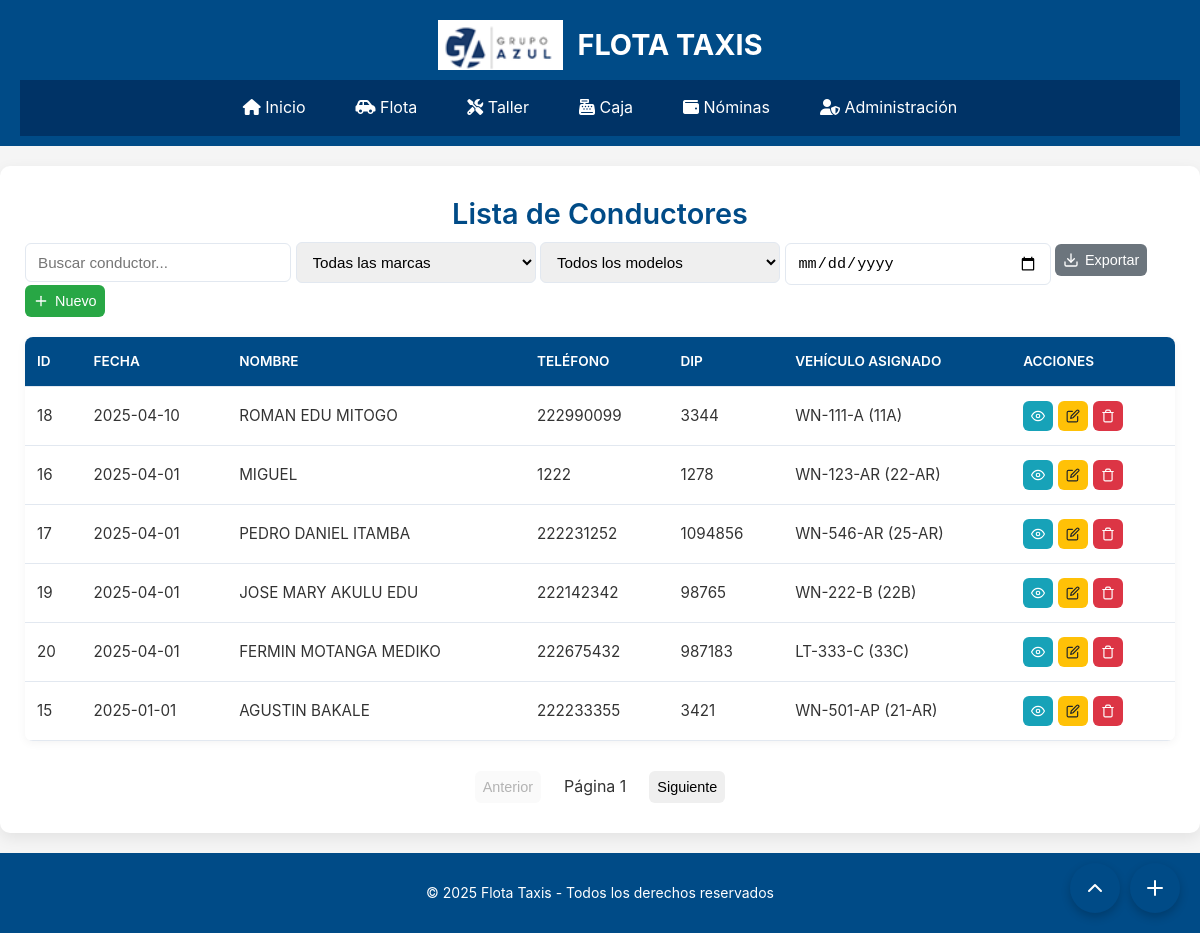
Screenshot of /modules/conductores/conductores-editando.php with the database file from the repository.
### tables this page shows
CREATE TABLE `conductores` (
  `id` int(11) NOT NULL,
  `nombre` varchar(100) NOT NULL,
  `telefono` varchar(20) NOT NULL,
  `dip` varchar(20) NOT NULL,
  `vehiculo_id` int(11) DEFAULT NULL,
  `estado` enum('Activo','Inactivo') NOT NULL DEFAULT 'Activo',
  `ingreso_dia_obligatorio` int(11) NOT NULL DEFAULT 0,
  `ingreso_dia_libre` int(11) NOT NULL DEFAULT 0,
  `ingreso_obligatorio` int(11) DEFAULT NULL,
  `ingreso_libre` int(11) DEFAULT NULL,
  `imagen` varchar(255) DEFAULT NULL,
  `fecha` date DEFAULT NULL,
  `dias_por_ciclo` int(11) DEFAULT 30,
  `salario_mensual` int(11) DEFAULT NULL,
  `direccion` varchar(255) DEFAULT 'Sin dirección'
);

CREATE TABLE `vehiculos` (
  `id` int(11) NOT NULL,
  `marca` varchar(50) NOT NULL,
  `modelo` varchar(50) NOT NULL,
  `matricula` varchar(20) NOT NULL,
  `numero` varchar(20) NOT NULL,
  `km_actual` int(10) UNSIGNED NOT NULL DEFAULT 0,
  `km_aceite` int(10) UNSIGNED NOT NULL DEFAULT 0,
  `km_inicial` int(10) UNSIGNED NOT NULL DEFAULT 0,
  `imagen1` varchar(255) DEFAULT NULL,
  `imagen2` varchar(255) DEFAULT NULL,
  `imagen3` varchar(255) DEFAULT NULL,
  `imagen4` varchar(255) DEFAULT NULL,
  `fecha` date DEFAULT NULL,
  `year` year(4) DEFAULT NULL
);

### modules/conductores/conductores-editando.php (the view, shortened to what this page needs)
<?php
include '../../layout/header.php';
require '../../config/database.php';
$sqlConductores = "SELECT c.*, v.marca AS vehiculo_marca, v.modelo AS vehiculo_modelo,
                  v.matricula AS vehiculo_matricula, v.numero AS vehiculo_numero
                  FROM conductores c
                  LEFT JOIN vehiculos v ON c.vehiculo_id = v.id
                  ORDER BY c.fecha DESC";
$conductores = $pdo->query($sqlConductores)->fetchAll();
?>
<!DOCTYPE html>
<html lang="es">
<head>
</head>
<body>
    <div class="container">
        <h2>Lista de Conductores</h2>
        <div class="table-controls">
            <div class="filter-group">
                <input type="text" id="searchInput" placeholder="Buscar conductor..." class="modal-vehicle__form-input" autocomplete="off">
                <select id="filterMarca" class="modal-vehicle__form-input">
                    <option value="">Todas las marcas</option>
                </select>
                <select id="filterModelo" class="modal-vehicle__form-input">
                    <option value="">Todos los modelos</option>
                </select>
                <input type="date" id="filterFecha" class="modal-vehicle__form-input">
                <button id="btnExportar" class="btn btn-exportar" data-tooltip="Exportar a Excel">
                    Exportar
                </button>
                <button id="openModalAgregar" class="btn btn-nuevo" data-tooltip="Agregar nuevo conductor">
                    <svg xmlns="http://www.w3.org/2000/svg" width="16" height="16" viewBox="0 0 24 24" fill="none" stroke="currentColor" stroke-width="2" stroke-linecap="round" stroke-linejoin="round">
                        <line x1="12" y1="5" x2="12" y2="19"></line>
                        <line x1="5" y1="12" x2="19" y2="12"></line>
                    </svg>
                    Nuevo
                </button>
            </div>
        </div>
        <div class="table-container">
            <table class="table">
                <thead>
                    <tr>
                        <th>ID</th>
                        <th>Fecha</th>
                        <th>Nombre</th>
                        <th>Teléfono</th>
                        <th>DIP</th>
                        <th>Vehículo Asignado</th>
                        <th>Acciones</th>
                    </tr>
                </thead>
                <tbody id="tableBody">
                    <?php foreach ($conductores as $conductor): ?>
                        <tr data-vehiculo="<?= $conductor['vehiculo_id'] ?: '' ?>"
                            data-marca="<?= htmlspecialchars($conductor['vehiculo_marca'] ?? '') ?>"
                            data-modelo="<?= htmlspecialchars($conductor['vehiculo_modelo'] ?? '') ?>"
                            data-fecha="<?= $conductor['fecha'] ?>">
                            <td><?= $conductor['id'] ?></td>
                            <td><?= htmlspecialchars($conductor['fecha']) ?></td>
                            <td><?= htmlspecialchars($conductor['nombre']) ?></td>
                            <td><?= htmlspecialchars($conductor['telefono']) ?></td>
                            <td><?= htmlspecialchars($conductor['dip']) ?></td>
                            <td>
                                <?php if ($conductor['vehiculo_id']): ?>
                                    <?= htmlspecialchars($conductor['vehiculo_matricula']) ?> (<?= htmlspecialchars($conductor['vehiculo_numero']) ?>)
                                <?php else: ?>
                                    No asignado
                                <?php endif; ?>
                            </td>
                            <td>
                                <div style="display: flex; gap: 5px; flex-wrap: wrap;">
                                    <button class="btn btn-ver" onclick="verConductor(<?= htmlspecialchars(json_encode($conductor), ENT_QUOTES, 'UTF-8') ?>)" data-tooltip="Ver detalles">
                                        <svg xmlns="http://www.w3.org/2000/svg" width="14" height="14" viewBox="0 0 24 24" fill="none" stroke="currentColor" stroke-width="2" stroke-linecap="round" stroke-linejoin="round">
                                            <path d="M1 12s4-8 11-8 11 8 11 8-4 8-11 8-11-8-11-8z"></path>
                                            <circle cx="12" cy="12" r="3"></circle>
                                        </svg>
                                    </button>
                                    <button class="btn btn-editar" onclick="editarConductor(<?= htmlspecialchars(json_encode($conductor), ENT_QUOTES, 'UTF-8') ?>)" data-tooltip="Editar">
                                    </button>
                                    <form method="post" style="display:inline;" onsubmit="return confirmarEliminacion()">
                                        <button type="submit" class="btn btn-eliminar" data-tooltip="Eliminar">
                                        </button>
                                    </form>
                                </div>
                            </td>
                        </tr>
                    <?php endforeach; ?>
                </tbody>
            </table>
        </div>
        <div class="pagination">
            <button class="btn" id="prevPage" disabled>Anterior</button>
            <span id="pageInfo" style="padding: 8px 15px;">Página 1</span>
            <button class="btn" id="nextPage">Siguiente</button>
        </div>
    </div>
    <div class="action-buttons">
        <button class="action-button" id="btnScrollTop" title="Ir arriba">
            <svg xmlns="http://www.w3.org/2000/svg" width="24" height="24" viewBox="0 0 24 24" fill="none" stroke="currentColor" stroke-width="2" stroke-linecap="round" stroke-linejoin="round">
                <path d="M18 15l-6-6-6 6"></path>
            </svg>
        </button>
        <button class="action-button" id="btnAddNew" title="Nuevo conductor">
            <svg xmlns="http://www.w3.org/2000/svg" width="24" height="24" viewBox="0 0 24 24" fill="none" stroke="currentColor" stroke-width="2" stroke-linecap="round" stroke-linejoin="round">
                <line x1="12" y1="5" x2="12" y2="19"></line>
                <line x1="5" y1="12" x2="19" y2="12"></line>
            </svg>
        </button>
    </div>
    <?php include '../../layout/footer.php'; ?>
</body>
</html>

### styles/styles.css (style rules this page uses)
body { font-family: Arial, sans-serif; margin: 0; padding: 0; background-color: #f8f9fa; color: #333; }

### modules/conductores/conductores-editando.php (style rules this page uses)
:root { --color-primario: #004b87; --color-secundario: #003366; --color-texto: #333; --color-fondo: #f8f9fa; --color-borde: #e2e8f0; --color-exito: #28a745; --color-advertencia: #ffc107; --color-peligro: #dc3545; --color-info: #17a2b8; }
body { font-family: 'Inter', sans-serif; background-color: #f5f5f5; color: var(--color-texto); line-height: 1.6; }
.container { max-width: 1250px; margin: 20px auto; background: #fff; padding: 25px; border-radius: 10px; box-shadow: 0 5px 15px rgba(0, 0, 0, 0.08); }
h2 { margin-top:0px; color: var(--color-primario); font-size: 1.8rem; margin-bottom: 5px; text-align: center; font-weight: 600; }
.table-container { overflow-x: auto; margin-top: 20px; border-radius: 8px; box-shadow: 0 2px 10px rgba(0, 0, 0, 0.05); }
.table { width: 100%; border-collapse: collapse; min-width: 800px; }
.table th, .table td { padding: 14px 12px; text-align: left; border-bottom: 1px solid var(--color-borde); }
.table th { background-color: var(--color-primario); color: white; font-weight: 600; text-transform: uppercase; font-size: 0.85rem; position: sticky; top: 0; }
.table td { background-color: #fff; font-size: 0.95rem; transition: all 0.2s ease; }
.btn { padding: 8px 8px; border-radius: 6px; border: none; cursor: pointer; font-size: 0.9rem; transition: all 0.3s ease; display: inline-flex; align-items: center; gap: 6px; font-weight: 500; }
.btn-nuevo { background-color: var(--color-exito); color: white; }
.btn-editar { background-color: var(--color-advertencia); color: #212529; }
.btn-ver { background-color: var(--color-info); color: white; }
.btn-eliminar { background-color: var(--color-peligro); color: white; }
.table-controls { display: flex; gap: 12px; margin-bottom: 20px; flex-wrap: wrap; }
.table-controls input, .table-controls select { flex: 1; min-width: 240px; max-width: 240px; }
.pagination { display: flex; justify-content: center; margin-top: 25px; gap: 8px; align-items: center; }
.modal-vehicle__form-input { padding: 10px 12px; border: 1px solid var(--color-borde); border-radius: 6px; font-size: 0.95rem; transition: border-color 0.2s ease; width: 100%; }
.action-buttons { position: fixed; bottom: 20px; right: 20px; display: flex; gap: 10px; z-index: 100; }
.action-button { width: 50px; height: 50px; border-radius: 50%; background: var(--color-primario); color: white; display: flex; align-items: center; justify-content: center; box-shadow: 0 4px 10px rgba(0, 0, 0, 0.2); cursor: pointer; transition: all 0.3s; border: none; }
[data-tooltip] { position: relative; }
[data-tooltip]::before { content: attr(data-tooltip); position: absolute; bottom: 100%; left: 50%; transform: translateX(-50%); background: #333; color: #fff; padding: 5px 10px; border-radius: 4px; font-size: 12px; white-space: nowrap; opacity: 0; transition: opacity 0.3s; }
.btn-exportar { background-color: #6c757d; color: white; }

### rows the page displays
conductores: id "18", fecha "2025-04-10", nombre "ROMAN EDU MITOGO", telefono "222990099", dip "3344", vehiculo.matricula "WN-111-A", vehiculo.numero "11A"
conductores: id "16", fecha "2025-04-01", nombre "MIGUEL", telefono "1222", dip "1278", vehiculo.matricula "WN-123-AR", vehiculo.numero "22-AR"
conductores: id "17", fecha "2025-04-01", nombre "PEDRO DANIEL ITAMBA", telefono "222231252", dip "1094856", vehiculo.matricula "WN-546-AR", vehiculo.numero "25-AR"
conductores: id "19", fecha "2025-04-01", nombre "JOSE MARY AKULU EDU", telefono "222142342", dip "98765", vehiculo.matricula "WN-222-B", vehiculo.numero "22B"
conductores: id "20", fecha "2025-04-01", nombre "FERMIN MOTANGA MEDIKO", telefono "222675432", dip "987183", vehiculo.matricula "LT-333-C", vehiculo.numero "33C"
conductores: id "15", fecha "2025-01-01", nombre "AGUSTIN BAKALE", telefono "222233355", dip "3421", vehiculo.matricula "WN-501-AP", vehiculo.numero "21-AR"
